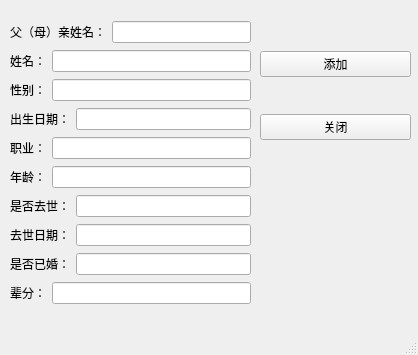
<?xml version="1.0" encoding="UTF-8"?>
<ui version="4.0">
 <class>Add2</class>
 <widget class="QMainWindow" name="Add2">
  <property name="geometry">
   <rect>
    <x>0</x>
    <y>0</y>
    <width>418</width>
    <height>355</height>
   </rect>
  </property>
  <property name="windowTitle">
   <string>出生成员</string>
  </property>
  <property name="windowIcon">
   <iconset resource="picture.qrc">
    <normaloff>:/picture/longtuteng.jpg</normaloff>:/picture/longtuteng.jpg</iconset>
  </property>
  <widget class="QWidget" name="centralwidget">
   <widget class="QWidget" name="layoutWidget">
    <property name="geometry">
     <rect>
      <x>260</x>
      <y>20</y>
      <width>151</width>
      <height>151</height>
     </rect>
    </property>
    <layout class="QVBoxLayout" name="verticalLayout_3">
     <item>
      <widget class="QPushButton" name="pushButton">
       <property name="text">
        <string>添加</string>
       </property>
      </widget>
     </item>
     <item>
      <widget class="QPushButton" name="pushButton_2">
       <property name="text">
        <string>关闭</string>
       </property>
      </widget>
     </item>
    </layout>
   </widget>
   <widget class="QWidget" name="layoutWidget_2">
    <property name="geometry">
     <rect>
      <x>10</x>
      <y>20</y>
      <width>241</width>
      <height>291</height>
     </rect>
    </property>
    <layout class="QVBoxLayout" name="verticalLayout">
     <item>
      <layout class="QHBoxLayout" name="horizontalLayout_10">
       <item>
        <widget class="QLabel" name="label_7">
         <property name="text">
          <string>父（母）亲姓名：</string>
         </property>
        </widget>
       </item>
       <item>
        <widget class="QLineEdit" name="lineEdit_10"/>
       </item>
      </layout>
     </item>
     <item>
      <layout class="QHBoxLayout" name="horizontalLayout">
       <item>
        <widget class="QLabel" name="label_10">
         <property name="text">
          <string>姓名：</string>
         </property>
        </widget>
       </item>
       <item>
        <widget class="QLineEdit" name="lineEdit"/>
       </item>
      </layout>
     </item>
     <item>
      <layout class="QHBoxLayout" name="horizontalLayout_2">
       <item>
        <widget class="QLabel" name="label_9">
         <property name="text">
          <string>性别：</string>
         </property>
        </widget>
       </item>
       <item>
        <widget class="QLineEdit" name="lineEdit_2"/>
       </item>
      </layout>
     </item>
     <item>
      <layout class="QHBoxLayout" name="horizontalLayout_3">
       <item>
        <widget class="QLabel" name="label_8">
         <property name="text">
          <string>出生日期：</string>
         </property>
        </widget>
       </item>
       <item>
        <widget class="QLineEdit" name="lineEdit_3"/>
       </item>
      </layout>
     </item>
     <item>
      <layout class="QHBoxLayout" name="horizontalLayout_4">
       <item>
        <widget class="QLabel" name="label">
         <property name="text">
          <string>职业：</string>
         </property>
        </widget>
       </item>
       <item>
        <widget class="QLineEdit" name="lineEdit_4"/>
       </item>
      </layout>
     </item>
     <item>
      <layout class="QHBoxLayout" name="horizontalLayout_5">
       <item>
        <widget class="QLabel" name="label_2">
         <property name="text">
          <string>年龄：</string>
         </property>
        </widget>
       </item>
       <item>
        <widget class="QLineEdit" name="lineEdit_5"/>
       </item>
      </layout>
     </item>
     <item>
      <layout class="QHBoxLayout" name="horizontalLayout_6">
       <item>
        <widget class="QLabel" name="label_3">
         <property name="text">
          <string>是否去世：</string>
         </property>
        </widget>
       </item>
       <item>
        <widget class="QLineEdit" name="lineEdit_8"/>
       </item>
      </layout>
     </item>
     <item>
      <layout class="QHBoxLayout" name="horizontalLayout_7">
       <item>
        <widget class="QLabel" name="label_4">
         <property name="text">
          <string>去世日期：</string>
         </property>
        </widget>
       </item>
       <item>
        <widget class="QLineEdit" name="lineEdit_6"/>
       </item>
      </layout>
     </item>
     <item>
      <layout class="QHBoxLayout" name="horizontalLayout_8">
       <item>
        <widget class="QLabel" name="label_5">
         <property name="text">
          <string>是否已婚：</string>
         </property>
        </widget>
       </item>
       <item>
        <widget class="QLineEdit" name="lineEdit_9"/>
       </item>
      </layout>
     </item>
     <item>
      <layout class="QHBoxLayout" name="horizontalLayout_9">
       <item>
        <widget class="QLabel" name="label_6">
         <property name="text">
          <string>辈分：</string>
         </property>
        </widget>
       </item>
       <item>
        <widget class="QLineEdit" name="lineEdit_7"/>
       </item>
      </layout>
     </item>
    </layout>
   </widget>
  </widget>
  <widget class="QMenuBar" name="menubar">
   <property name="geometry">
    <rect>
     <x>0</x>
     <y>0</y>
     <width>418</width>
     <height>17</height>
    </rect>
   </property>
  </widget>
  <widget class="QStatusBar" name="statusbar"/>
 </widget>
 <resources>
  <include location="picture.qrc"/>
 </resources>
 <connections>
  <connection>
   <sender>pushButton_2</sender>
   <signal>clicked()</signal>
   <receiver>Add2</receiver>
   <slot>close()</slot>
   <hints>
    <hint type="sourcelabel">
     <x>335</x>
     <y>140</y>
    </hint>
    <hint type="destinationlabel">
     <x>208</x>
     <y>127</y>
    </hint>
   </hints>
  </connection>
  <connection>
   <sender>pushButton</sender>
   <signal>clicked()</signal>
   <receiver>Add2</receiver>
   <slot>close()</slot>
   <hints>
    <hint type="sourcelabel">
     <x>335</x>
     <y>83</y>
    </hint>
    <hint type="destinationlabel">
     <x>208</x>
     <y>177</y>
    </hint>
   </hints>
  </connection>
 </connections>
</ui>
